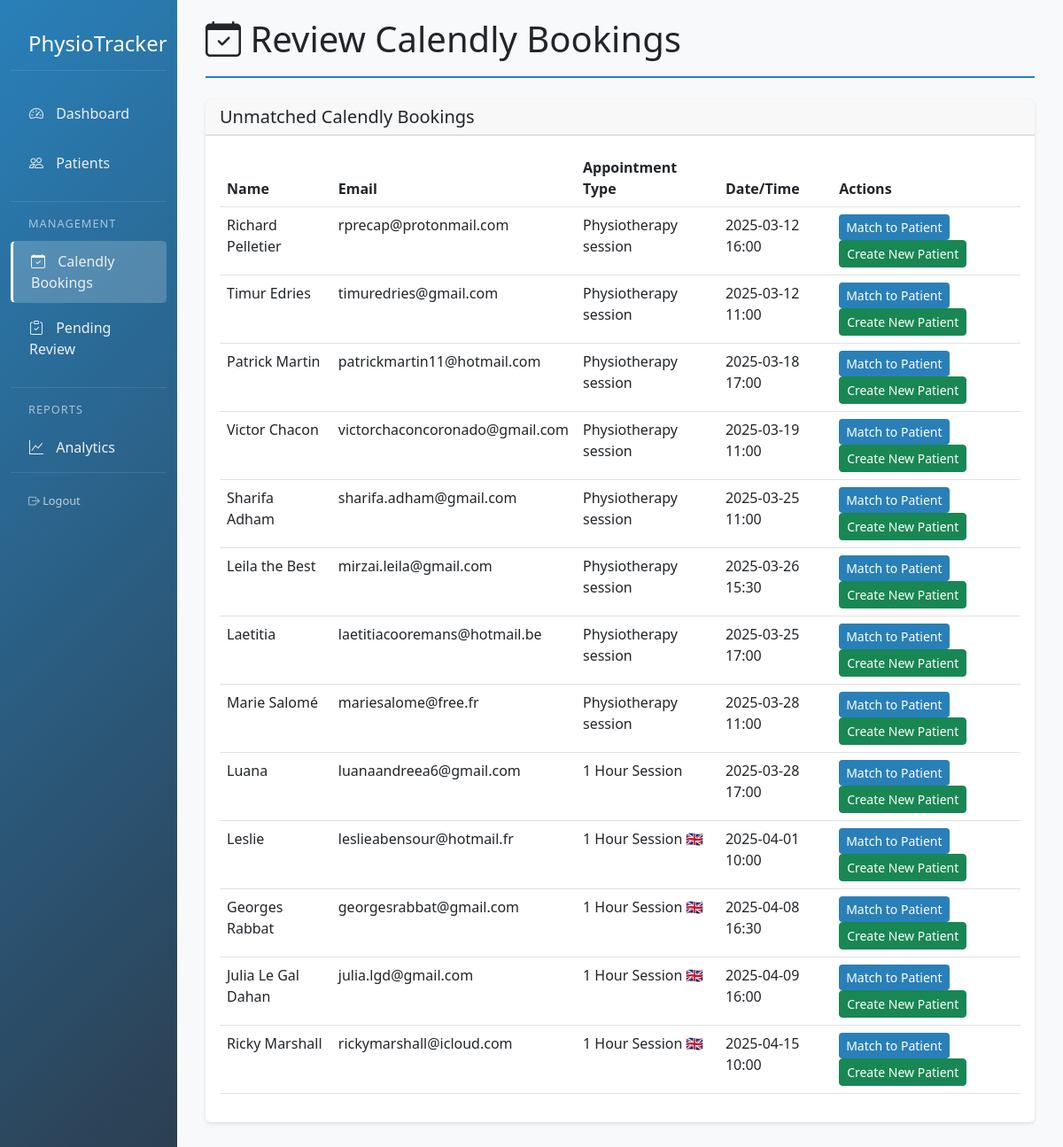
/calendly/review, run on the app's committed database.
### app/models.py (models this page shows)
class UnmatchedCalendlyBooking(db.Model):
    id = db.Column(db.Integer, primary_key=True)
    name = db.Column(db.String(100), nullable=False)
    email = db.Column(db.String(100), nullable=False)
    event_type = db.Column(db.String(100))
    start_time = db.Column(db.DateTime)
    calendly_invitee_id = db.Column(db.String(100))
    status = db.Column(db.String(20), default='Pending')  # Pending, Matched, Ignored
    matched_patient_id = db.Column(db.Integer, db.ForeignKey('patient.id'), nullable=True)
    created_at = db.Column(db.DateTime, default=datetime.utcnow)
    matched_patient = db.relationship('Patient', backref='calendly_matches')

### app/routes/main.py (the view)
@main.route('/calendly/review')
def review_calendly_bookings():
    unmatched_bookings = UnmatchedCalendlyBooking.query.filter_by(status='Pending').all()
    return render_template('calendly_review.html', unmatched_bookings=unmatched_bookings)

### app/templates/calendly_review.html (shortened to what this page needs)
{% extends "base.html" %}
{% block content %}
<div class="container-fluid">
    <div class="page-header d-flex justify-content-between align-items-center mb-4">
        <h1><i class="bi bi-calendar-check"></i> Review Calendly Bookings</h1>
    </div>
    {% if unmatched_bookings %}
    <div class="card mb-4">
        <div class="card-header">
            <h5 class="mb-0">Unmatched Calendly Bookings</h5>
        </div>
        <div class="card-body">
            <div class="table-responsive">
                <table class="table table-hover">
                    <thead>
                        <tr>
                            <th>Name</th>
                            <th>Email</th>
                            <th>Appointment Type</th>
                            <th>Date/Time</th>
                            <th>Actions</th>
                        </tr>
                    </thead>
                    <tbody>
                        {% for booking in unmatched_bookings %}
                        <tr data-booking-id="{{ booking.id }}">
                            <td>{{ booking.name }}</td>
                            <td>{{ booking.email }}</td>
                            <td>{{ booking.event_type }}</td>
                            <td>{{ booking.start_time.strftime('%Y-%m-%d %H:%M') }}</td>
                            <td>
                                <button class="btn btn-sm btn-primary"
                                        onclick="showMatchModal('{{ booking.id }}', '{{ booking.name }}')">
                                    Match to Patient
                                </button>
                                <button class="btn btn-sm btn-success"
                                        onclick="createNewPatient('{{ booking.id }}')">
                                    Create New Patient
                                </button>
                            </td>
                        </tr>
                        {% endfor %}
                    </tbody>
                </table>
            </div>
        </div>
    </div>
    {% else %}
    <div class="alert alert-info">
        <i class="bi bi-info-circle"></i> No unmatched Calendly bookings to review.
    </div>
    {% endif %}
</div>
{% endblock %}

### app/templates/base.html (style rules this page uses)
:root { --primary-color: #2980b9; --secondary-color: #2980b9; --accent-color: #e74c3c; }
.card { border: none; box-shadow: 0 2px 4px rgba(0,0,0,0.1); transition: transform 0.2s; }
.btn-primary { background-color: var(--primary-color); border: none; }
.page-header { border-bottom: 2px solid var(--secondary-color); padding-bottom: 10px; margin-bottom: 20px; }
.badge.bg-primary, .btn-primary, .bg-primary { background-color: #2980b9 !important; border-color: #2980b9 !important; }
.btn-primary, .btn-primary:focus, .btn-primary:active, .btn-primary:not(:disabled):not(.disabled):active { background-color: #2980b9 !important; border-color: #2980b9 !important; }

### data on the page
UnmatchedCalendlyBooking: name "Richard Pelletier", email "rprecap@protonmail.com", event_type "Physiotherapy session", start_time "2025-03-12 16:00"
UnmatchedCalendlyBooking: name "Timur Edries", email "timuredries@gmail.com", event_type "Physiotherapy session", start_time "2025-03-12 11:00"
UnmatchedCalendlyBooking: name "Patrick Martin", email "patrickmartin11@hotmail.com", event_type "Physiotherapy session", start_time "2025-03-18 17:00"
UnmatchedCalendlyBooking: name "Victor Chacon", email "victorchaconcoronado@gmail.com", event_type "Physiotherapy session", start_time "2025-03-19 11:00"
UnmatchedCalendlyBooking: name "Sharifa Adham", email "sharifa.adham@gmail.com", event_type "Physiotherapy session", start_time "2025-03-25 11:00"
UnmatchedCalendlyBooking: name "Leila the Best", email "mirzai.leila@gmail.com", event_type "Physiotherapy session", start_time "2025-03-26 15:30"
UnmatchedCalendlyBooking: name "Laetitia", email "laetitiacooremans@hotmail.be", event_type "Physiotherapy session", start_time "2025-03-25 17:00"
UnmatchedCalendlyBooking: name "Marie Salomé", email "mariesalome@free.fr", event_type "Physiotherapy session", start_time "2025-03-28 11:00"
UnmatchedCalendlyBooking: name "Luana", email "luanaandreea6@gmail.com", event_type "1 Hour Session", start_time "2025-03-28 17:00"
UnmatchedCalendlyBooking: name "Leslie", email "leslieabensour@hotmail.fr", event_type "1 Hour Session 🇬🇧", start_time "2025-04-01 10:00"
UnmatchedCalendlyBooking: name "Georges Rabbat", email "georgesrabbat@gmail.com", event_type "1 Hour Session 🇬🇧", start_time "2025-04-08 16:30"
UnmatchedCalendlyBooking: name "Julia Le Gal Dahan", email "julia.lgd@gmail.com", event_type "1 Hour Session 🇬🇧", start_time "2025-04-09 16:00"
UnmatchedCalendlyBooking: name "Ricky Marshall", email "rickymarshall@icloud.com", event_type "1 Hour Session 🇬🇧", start_time "2025-04-15 10:00"
